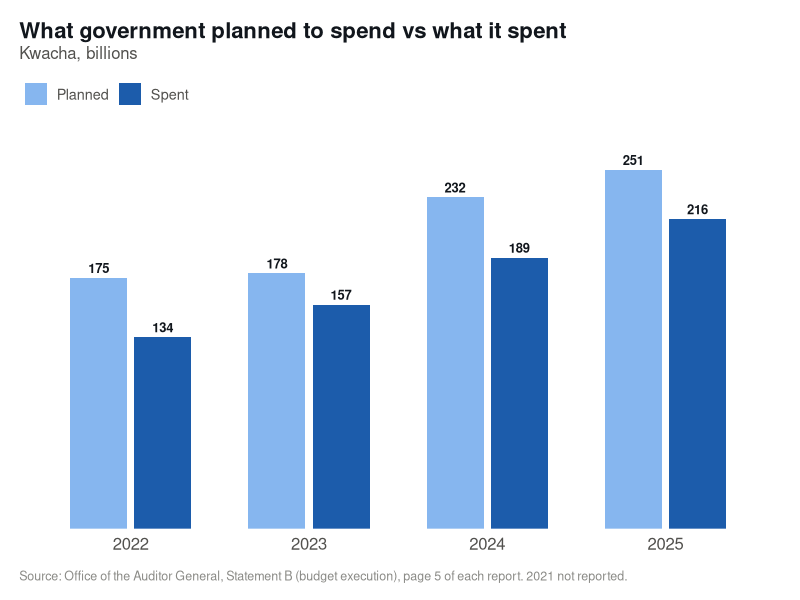
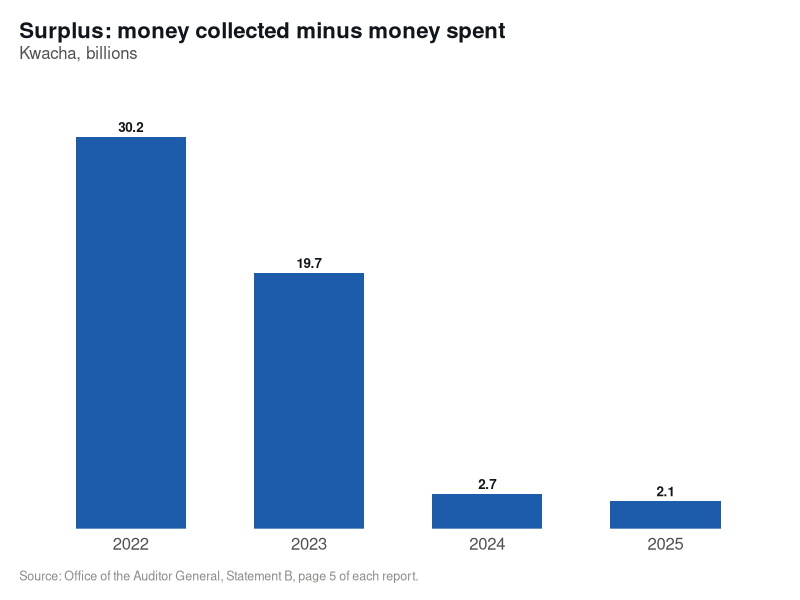
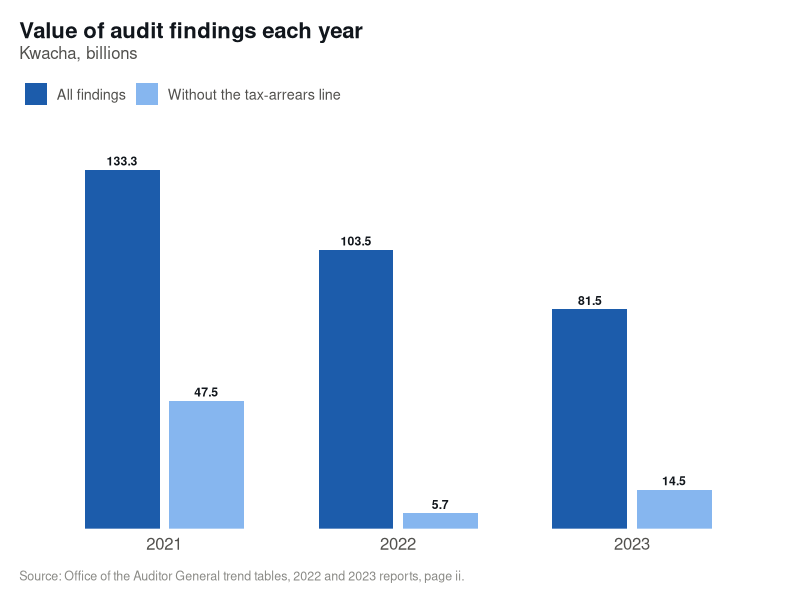
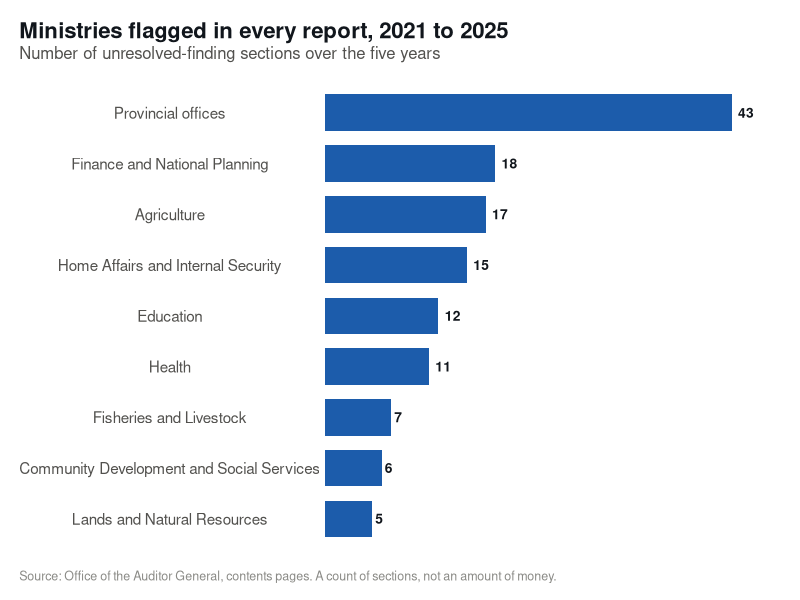

These charts were generated, in order, by the following R code:
## ---- chunk 1
library(readr); library(dplyr); library(tidyr); library(stringr)
library(forcats); library(ggplot2); library(scales); library(knitr)

# --- Validated colour palette (dataviz reference palette; CVD-checked) --------
C_BLUE   <- "#1c5cab"   # primary magnitude
C_BLUE_L <- "#86b6ef"   # light companion (planned / part-of-whole)
INK  <- "#11161c"; INK2 <- "#52514e"; MUTED <- "#8a8a86"
GRID <- "#e7e7e3"; SURFACE <- "#ffffff"

theme_report <- function(base = 13) {
  theme_minimal(base_size = base) +
  theme(
    plot.background   = element_rect(fill = SURFACE, colour = NA),
    panel.background  = element_rect(fill = SURFACE, colour = NA),
    panel.grid.minor  = element_blank(),
    panel.grid.major.x = element_blank(),
    panel.grid.major.y = element_blank(),
    axis.ticks = element_blank(),
    axis.title = element_blank(),
    axis.text.y = element_blank(),
    axis.text.x = element_text(colour = INK2, size = base - 1),
    plot.title    = element_text(face = "bold", size = base + 3, colour = INK,
                                 margin = margin(b = 2)),
    plot.subtitle = element_text(size = base - 1, colour = INK2, margin = margin(b = 14)),
    plot.caption  = element_text(size = base - 4, colour = MUTED, hjust = 0,
                                 margin = margin(t = 12)),
    plot.title.position = "plot", plot.caption.position = "plot",
    legend.position = "top", legend.justification = "left",
    legend.title = element_blank(), legend.text = element_text(colour = INK2),
    legend.margin = margin(b = 2),
    plot.margin = margin(16, 20, 12, 14))
}
lab <- function(mapping) geom_text(mapping, colour = INK, fontface = "bold",
                                   size = 3.4, vjust = -0.5)

fisc  <- read_csv("data_clean/fiscal_outturn.csv", show_col_types = FALSE)
cats  <- read_csv("data_clean/findings_by_category_tidy.csv", show_col_types = FALSE)
paras <- read_csv("data_clean/unresolved_paragraphs.csv", show_col_types = FALSE)
obs   <- read_csv("data_clean/notable_observations.csv", show_col_types = FALSE) |>
  mutate(headline_amount = suppressWarnings(as.numeric(headline_amount)))
contr <- read_csv("data_clean/contracts_flagged.csv", show_col_types = FALSE) |>
  mutate(across(c(contract_value, amount_at_issue), ~suppressWarnings(as.numeric(.))))

money <- function(v, cur) {
  ifelse(is.na(v), "not stated",
  ifelse(cur == "USD",
    ifelse(v >= 1e6, paste0("US$", comma(v/1e6, accuracy = 0.1), "m"),
                     paste0("US$", comma(v, accuracy = 1))),
    ifelse(v >= 1e9, paste0("K", comma(v/1e9, accuracy = 0.01), "bn"),
    ifelse(v >= 1e6, paste0("K", comma(v/1e6, accuracy = 0.1), "m"),
                     paste0("K", comma(v, accuracy = 1))))))
}
short_min <- function(x) x |>
  str_replace("Ministry of ", "") |>
  str_replace("Office of the President - Provincial Administration", "Provincial offices") |>
  str_replace("Office of the Vice President \\(DMMU\\)", "Disaster unit (DMMU)")
## ---- chunk 2
f <- fisc |> filter(financial_year == 2025)
tibble(
  " " = c("Government planned to spend (2025)","Government actually spent (2025)",
          "Left unspent against the plan (2025)","Surplus: collected minus spent (2025)",
          "Open audit questions in 2025","Open audit questions in 2022"),
  "Amount / figure" = c(
    money(f$final_budget_payments, "ZMW"), money(f$actual_payments, "ZMW"),
    money(f$final_budget_payments - f$actual_payments, "ZMW"),
    money(f$surplus_deficit, "ZMW"), "27", "40")) |> kable()
## ---- chunk 3
#| fig-width: 8
#| fig-height: 4.6
fisc |> filter(!is.na(actual_payments)) |>
  select(financial_year, Planned = final_budget_payments, Spent = actual_payments) |>
  pivot_longer(-financial_year, names_to = "which", values_to = "k") |>
  mutate(which = factor(which, levels = c("Planned","Spent"))) |>
  ggplot(aes(factor(financial_year), k/1e9, fill = which)) +
  geom_col(position = position_dodge(width = .72), width = .64) +
  geom_text(aes(label = comma(k/1e9, accuracy = 1), group = which),
            position = position_dodge(width = .72), vjust = -0.5,
            colour = INK, size = 3.3, fontface = "bold") +
  scale_fill_manual(values = c(Planned = C_BLUE_L, Spent = C_BLUE)) +
  scale_y_continuous(expand = expansion(mult = c(0, .12))) +
  labs(title = "What government planned to spend vs what it spent",
       subtitle = "Kwacha, billions",
       caption = "Source: Office of the Auditor General, Statement B (budget execution), page 5 of each report. 2021 not reported.") +
  theme_report()
## ---- chunk 4
#| fig-width: 8
#| fig-height: 4
fisc |> filter(!is.na(surplus_deficit)) |>
  ggplot(aes(factor(financial_year), surplus_deficit/1e9)) +
  geom_col(fill = C_BLUE, width = .62) +
  lab(aes(label = comma(surplus_deficit/1e9, accuracy = 0.1))) +
  scale_y_continuous(expand = expansion(mult = c(0, .14))) +
  labs(title = "Surplus: money collected minus money spent",
       subtitle = "Kwacha, billions",
       caption = "Source: Office of the Auditor General, Statement B, page 5 of each report.") +
  theme_report()
## ---- chunk 5
#| fig-width: 8
#| fig-height: 4.6
pick <- tibble(financial_year = c(2021L,2022L,2023L), report_year = c(2022L,2023L,2023L))
series <- cats |> inner_join(pick, by = c("financial_year","report_year")) |>
  mutate(arrears = str_detect(str_to_lower(category_printed), "tax arrears"))
series |> group_by(financial_year) |>
  summarise(`All findings` = sum(amount_kwacha, na.rm = TRUE),
            `Without the tax-arrears line` = sum(amount_kwacha[!arrears], na.rm = TRUE),
            .groups = "drop") |>
  pivot_longer(-financial_year, names_to = "measure", values_to = "k") |>
  mutate(measure = factor(measure, levels = c("All findings","Without the tax-arrears line"))) |>
  ggplot(aes(factor(financial_year), k/1e9, fill = measure)) +
  geom_col(position = position_dodge(width = .72), width = .64) +
  geom_text(aes(label = comma(k/1e9, accuracy = .1), group = measure),
            position = position_dodge(width = .72), vjust = -0.5,
            colour = INK, size = 3.1, fontface = "bold") +
  scale_fill_manual(values = c("All findings" = C_BLUE,
                               "Without the tax-arrears line" = C_BLUE_L)) +
  scale_y_continuous(expand = expansion(mult = c(0, .12))) +
  labs(title = "Value of audit findings each year",
       subtitle = "Kwacha, billions",
       caption = "Source: Office of the Auditor General trend tables, 2022 and 2023 reports, page ii.") +
  theme_report()
## ---- chunk 6
obs |> filter(section == "Revenue", !is.na(headline_amount)) |>
  arrange(desc(financial_year), desc(headline_amount)) |>
  transmute(Year = financial_year, Ministry = short_min(ministry_std),
            `What the report records` = observation,
            Amount = money(headline_amount, currency), Page = paste0("p", source_pdf_page)) |>
  kable()
## ---- chunk 7
obs |> filter(section == "Expenditure", !is.na(headline_amount)) |>
  arrange(desc(financial_year), desc(headline_amount)) |>
  transmute(Year = financial_year, Ministry = short_min(ministry_std),
            `What the report records` = observation,
            Amount = money(headline_amount, currency), Page = paste0("p", source_pdf_page)) |>
  kable()
## ---- chunk 8
n <- nrow(contr)
undel <- sum(contr$delivered %in% c("No","Partial"))
ss <- sum(str_detect(contr$procurement_method, "single-source|uncompetitive"))
flagprice <- sum(str_detect(contr$issue_flagged, "overpriced|unsupported|price not established|under-declaration"))
## ---- chunk 9
contr |>
  arrange(desc(financial_year)) |>
  transmute(Year = financial_year,
            Ministry = short_min(ministry_std),
            Supplier = supplier,
            `Contract` = description,
            Value = money(contract_value, contract_currency),
            Delivered = recode(delivered, "NA" = "not stated", .missing = "not stated"),
            `Auditors flagged` = issue_flagged,
            Page = paste0("p", source_pdf_page)) |>
  kable()
## ---- chunk 10
#| fig-width: 8
#| fig-height: 5
paras |> group_by(ministry_std) |>
  summarise(years = n_distinct(financial_year), n = n(), .groups = "drop") |>
  filter(years == 5) |>
  mutate(name = short_min(ministry_std), name = fct_reorder(name, n)) |>
  ggplot(aes(n, name)) +
  geom_col(fill = C_BLUE, width = .72) +
  geom_text(aes(label = n), hjust = -0.4, colour = INK, fontface = "bold", size = 3.5) +
  scale_x_continuous(expand = expansion(mult = c(0, .1))) +
  labs(title = "Ministries flagged in every report, 2021 to 2025",
       subtitle = "Number of unresolved-finding sections over the five years",
       caption = "Source: Office of the Auditor General, contents pages. A count of sections, not an amount of money.") +
  theme_report() +
  theme(axis.text.y = element_text(colour = INK2, size = 11),
        axis.text.x = element_blank())
